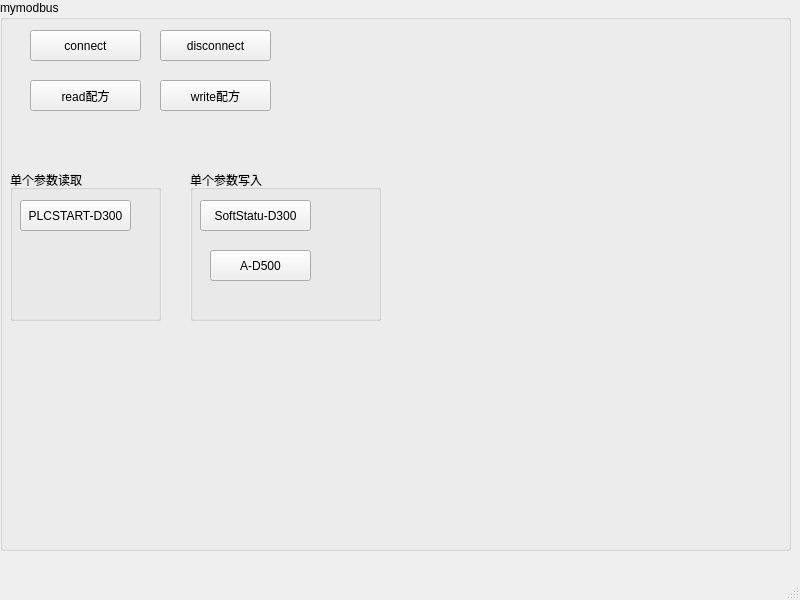
<?xml version="1.0" encoding="UTF-8"?>
<ui version="4.0">
 <class>MainWindow</class>
 <widget class="QMainWindow" name="MainWindow">
  <property name="geometry">
   <rect>
    <x>0</x>
    <y>0</y>
    <width>800</width>
    <height>600</height>
   </rect>
  </property>
  <property name="windowTitle">
   <string>MainWindow</string>
  </property>
  <widget class="QWidget" name="centralwidget">
   <widget class="QGroupBox" name="groupBox">
    <property name="geometry">
     <rect>
      <x>0</x>
      <y>0</y>
      <width>791</width>
      <height>551</height>
     </rect>
    </property>
    <property name="title">
     <string>mymodbus</string>
    </property>
    <widget class="QPushButton" name="pushButton">
     <property name="geometry">
      <rect>
       <x>30</x>
       <y>30</y>
       <width>111</width>
       <height>31</height>
      </rect>
     </property>
     <property name="text">
      <string>connect</string>
     </property>
    </widget>
    <widget class="QPushButton" name="pushButton_2">
     <property name="geometry">
      <rect>
       <x>160</x>
       <y>30</y>
       <width>111</width>
       <height>31</height>
      </rect>
     </property>
     <property name="text">
      <string>disconnect</string>
     </property>
    </widget>
    <widget class="QPushButton" name="pushButton_3">
     <property name="geometry">
      <rect>
       <x>30</x>
       <y>80</y>
       <width>111</width>
       <height>31</height>
      </rect>
     </property>
     <property name="text">
      <string>read配方</string>
     </property>
    </widget>
    <widget class="QPushButton" name="pushButton_4">
     <property name="geometry">
      <rect>
       <x>160</x>
       <y>80</y>
       <width>111</width>
       <height>31</height>
      </rect>
     </property>
     <property name="text">
      <string>write配方</string>
     </property>
    </widget>
    <widget class="QGroupBox" name="groupBox_2">
     <property name="geometry">
      <rect>
       <x>10</x>
       <y>170</y>
       <width>151</width>
       <height>151</height>
      </rect>
     </property>
     <property name="title">
      <string>单个参数读取</string>
     </property>
     <widget class="QPushButton" name="pushButton_5">
      <property name="geometry">
       <rect>
        <x>10</x>
        <y>30</y>
        <width>111</width>
        <height>31</height>
       </rect>
      </property>
      <property name="text">
       <string>PLCSTART-D300</string>
      </property>
     </widget>
    </widget>
    <widget class="QGroupBox" name="groupBox_3">
     <property name="geometry">
      <rect>
       <x>190</x>
       <y>170</y>
       <width>191</width>
       <height>151</height>
      </rect>
     </property>
     <property name="title">
      <string>单个参数写入</string>
     </property>
     <widget class="QPushButton" name="pushButton_6">
      <property name="geometry">
       <rect>
        <x>10</x>
        <y>30</y>
        <width>111</width>
        <height>31</height>
       </rect>
      </property>
      <property name="text">
       <string>SoftStatu-D300</string>
      </property>
     </widget>
     <widget class="QPushButton" name="pushButton_7">
      <property name="geometry">
       <rect>
        <x>20</x>
        <y>80</y>
        <width>101</width>
        <height>31</height>
       </rect>
      </property>
      <property name="text">
       <string>A-D500</string>
      </property>
     </widget>
    </widget>
   </widget>
  </widget>
  <widget class="QMenuBar" name="menubar">
   <property name="geometry">
    <rect>
     <x>0</x>
     <y>0</y>
     <width>800</width>
     <height>20</height>
    </rect>
   </property>
  </widget>
  <widget class="QStatusBar" name="statusbar"/>
 </widget>
 <resources/>
 <connections/>
</ui>
